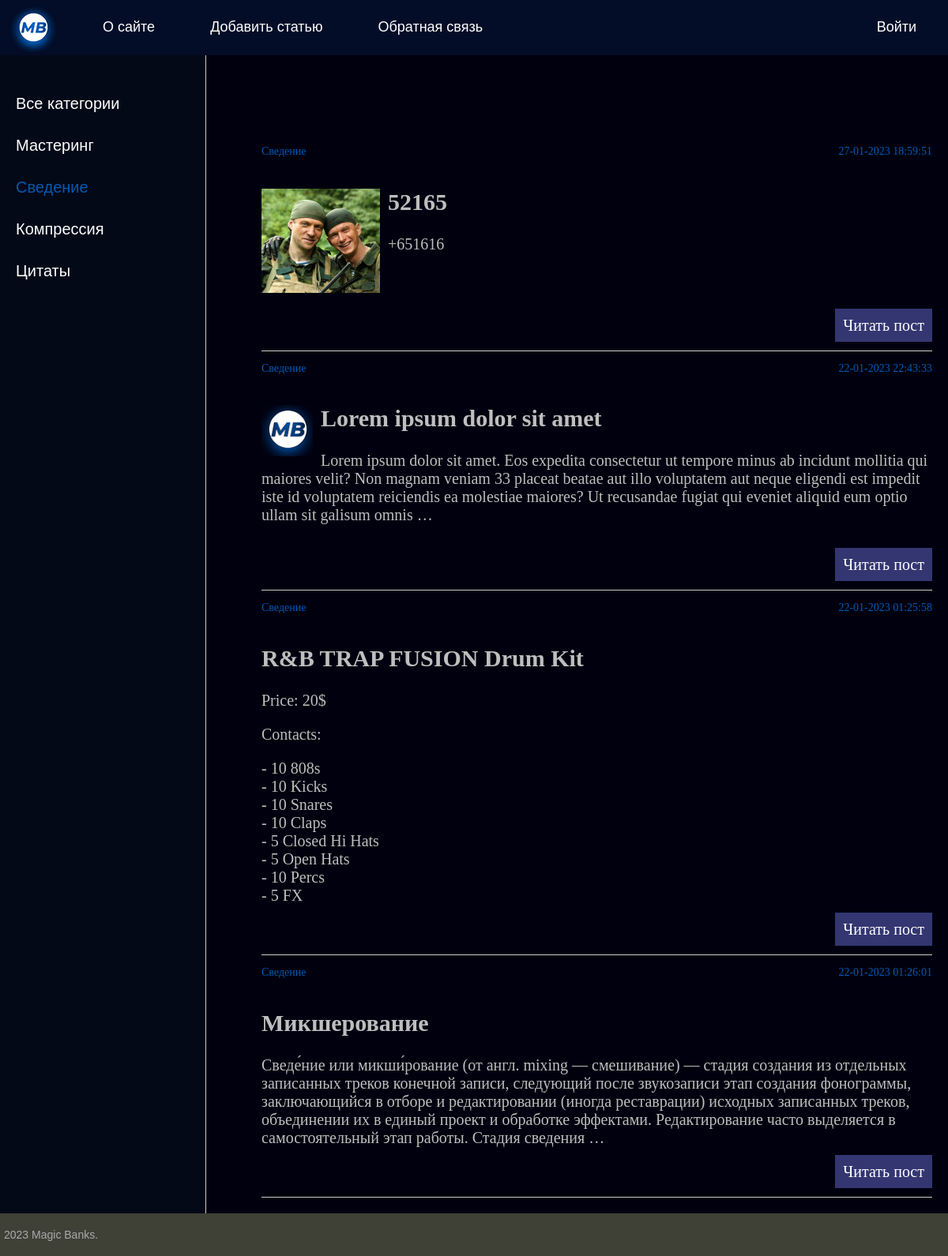
The app's page /category/2/ with its own data.
### notes/models.py (models this page shows, shortened)
class Category(models.Model):
    name = models.CharField(max_length=100, db_index=True, verbose_name='Категория') #создаём подкатегорию таблицы вумен, и привязываем её через ForeignKey в Notes
    def __str__(self):
        return self.name
    def get_absolute_url(self):
        return reverse('category', kwargs={'cat_id': self.pk})
    class Meta:
        verbose_name = 'Категории'
        verbose_name_plural = 'Категории'
        ordering = ['id']

class Notes(models.Model):
    title = models.CharField(max_length=255, verbose_name='Заголовок')
    content = models.TextField(blank=True, verbose_name='Текст статьи')
    photo = models.ImageField(upload_to="photos/%Y/%m/%d/", verbose_name='Фото')
    time_create = models.DateTimeField(auto_now_add=True, verbose_name='Время создания')
    time_update = models.DateTimeField(auto_now=True, verbose_name='Время изменения')
    is_published = models.BooleanField(default=True, verbose_name='Публикация')
    cat = models.ForeignKey('Category', on_delete=models.PROTECT, null=True, verbose_name='Категории')
    """ 1)models.PROTECT в случае удаления,
    записи Notes этой категории сохранятся.
    2)nul = True в случае если у нас есть какие-то записи в БД
    но они не привязаны к cat_id, будут заполняться
    нулями"""
    def get_absolute_url(self):
        return reverse('post', kwargs={'post_id': self.pk})
    class Meta:
        verbose_name = 'Записи'
        verbose_name_plural = 'Записи'
        ordering = ['-time_create', 'title']

### notes/views.py (the view)
# urls.py: path('category/<int:cat_id>/', show_category, name='category'),
def show_category(request, cat_id):
    posts = Notes.objects.filter(cat_id=cat_id)
    cats = Category.objects.all()
    if len(posts) == 0:
        raise Http404
    context = {
        'posts': posts,
        'cats': cats,
        'menu': menu,
        'title': 'Главная страница',
        'cat_selected': cat_id,
    }
    return render(request, 'notes/index.html', context=context)

### notes/templates/notes/index.html (shortened to what this page needs)
{% extends 'notes/base.html' %}
{% block content %}
<ul class="list-articles">
	{% for p in posts %}
	<div class="cat_date">
		<p class="first">{{p.cat}}</p>
		<p class="last">{{p.time_update|date:"d-m-Y H:i:s"}}</p>
	</div>
	<li>
{% if p.photo %}
		<p><img class="img-article-left thumb" src="{{p.photo.url}}"></p>
{% endif %}
		<h2>{{p.title}}</h2>
	{% autoescape on %}
	{{p.content|linebreaks|truncatewords:50}}
	{% endautoescape %}
			<p class="link-read-post"><a href="{{ p.get_absolute_url }}">Читать пост</a></p>
			</li>
	{% endfor %}
</ul>
{% endblock %}

### notes/templates/notes/base.html (shortened to what this page needs)
{% load static %}
<!DOCTYPE html>
<html>
<head>
	<link type="text/css" href="{% static 'notes/css/styles.css' %}" rel="stylesheet" />
</head>
<body>
<table class="table-page" border=0 cellpadding="0" cellspacing="0">
<tr><td valign=top>
{% block mainmenu %}
		<div class="header">
			<ul id="mainmenu" class="mainmenu">
			<li class="logo"><a href="{% url 'home' %}"><div class="logo"></div></a></li>
{% for m in menu %}
	{% if not forloop.last %}
			<li><a href="{% url m.url_name %}">{{m.title}}</a></li>
	{% else %}
			<li class="last"><a href="{% url m.url_name %}">{{m.title}}</a></li>
	{% endif %}
{% endfor %}
			</ul>
		</div>
{% endblock mainmenu %}
<table class="table-content" border=0 cellpadding="0" cellspacing="0">
<tr>
<td valign="top" class="left-chapters">
	<ul id="leftchapters">
{% if cat_selected == 0 %}
		<li class="selected">Все категории</li>
{% else %}
		<li><a href="{% url 'home' %}">Все категории</a></li>
{% endif %}
{% for c in cats %}
		{% if c.pk == cat_selected %}
	<li class="selected">{{ c.name }}</li>
	{% else %}
	<li><a href="{{ c.get_absolute_url }}">{{c.name}}</a></li>
	{% endif %}
{% endfor %}
	</ul>
</td>
<td valign="top" class="content">
	<div class="content-text">
{% block content %}
{% endblock %}
	</div>
</td></tr></table>
</td></tr>
<tr><td valign=top>
	<div id="footer">
		<p>2023 Magic Banks.</p>
	</div>
</td></tr></table>
</body>
</html>

### notes/static/notes/css/styles.css (style rules this page uses)
html, body { font-family: 'Arial'; margin: 0; padding: 0; height: 100%; width: 100%; color: #444; }
a { color: #0059b2; text-decoration: none; }
img { max-width: 600px; height: auto; }
img.img-article-left { max-width: 300px; height: auto; float: left; padding: 0 10px 10px 0; }
img.img-article-left.thumb { max-width: 150px; height: auto; }
p.link-read-post { text-align: right; }
p.link-read-post a { padding: 10px; min-width: 100px; background: #333671; color: #fff; text-decoration: none; }
ul.list-articles { list-style: none; margin: 0; padding: 0; }
ul.list-articles li { border-bottom: 1px solid #ccc; }
.table-page { width: 100%; height: 100%; vertical-align: top; }
.table-page tr { height: 100%; }
.header { background: #030d27; height: 70px; }
.logo { background: url('../images/logoset.png') no-repeat 10px 5px; width: 100px; height: 100px; }
ul.mainmenu { list-style: none; margin: 0; padding: 0; height: 70px; color: #fdc073; font-size: 18px; overflow: hidden; }
ul.mainmenu li { float: left; margin: 24px 40px 0 30px; }
ul.mainmenu li.logo { margin: 0; }
ul.mainmenu li.last { float: right; }
ul.mainmenu li a { color: #ffffff; text-decoration: none; }
.table-content { width: 100%; min-height: 100%; height: 100%; }
.left-chapters { margin: 0; background: #040918; border-right: 1px solid #ccc; min-height: 100%; }
.left-chapters ul { width: 230px; min-height: 100%; margin: 0; padding: 20px 10px 10px 20px; list-style: none; font-size: 20px; }
.left-chapters ul li { margin: 30px 0 0 0; color: #999; }
.left-chapters ul li.selected { color: #0059b2; }
.left-chapters ul li a { color: #fff; text-decoration: none; }
.content { padding: 40px 20px 20px 40px; width: 100%; box-sizing: border-box; background-color: #00000f; }
.content-text { margin: 60px 0 0 30px; color: #bebebe; font-size: 20px; font-family: Yandex Sans Display Light; }
#footer { box-sizing: border-box; background: #3F4137; padding: 5px; color: #aaa; font-size: 14px; font-family: Verdana, Geneva, Arial, Helvetica; text-align: left; overflow: hidden; }
.cat_date { display: flex; justify-content: space-between; font-size:14px; color: #0259b2; }

### records on screen
Category: name "Мастеринг"
Category: name "Сведение"
Category: name "Компрессия"
Category: name "Цитаты"
Notes: cat "Сведение", time_update "27-01-2023 18:59:51", photo (picture), title "52165", content "+651616"
Notes: cat "Сведение", time_update "22-01-2023 22:43:33", photo (picture), title "Lorem ipsum dolor sit amet", content "Lorem ipsum dolor sit amet. Eos expedita consectetur ut tempore minus ab incidunt mollitia qui maiores velit? Non magnam veniam 33 placeat beatae aut illo voluptatem aut neque eligendi est impedit iste id voluptatem reiciendis ea molestiae maiores? Ut recusandae fugiat qui eveniet aliquid eum optio ullam sit galisum omnis …"
Notes: cat "Сведение", time_update "22-01-2023 01:25:58", title "R&B TRAP FUSION Drum Kit", content "Price: 20$ Contacts: - 10 808s - 10 Kicks - 10 Snares - 10 Claps - 5 Closed Hi Hats - 5 Open Hats - 10 Percs - 5 FX"
Notes: cat "Сведение", time_update "22-01-2023 01:26:01", title "Микшерование", content "Сведе́ние или микши́рование (от англ. mixing — смешивание) — стадия создания из отдельных записанных треков конечной записи, следующий после звукозаписи этап создания фонограммы, заключающийся в отборе и редактировании (иногда реставрации) исходных записанных треков, объединении их в единый проект и обработке эффектами. Редактирование часто выделяется в самостоятельный этап работы. Стадия сведения …"

### other values on screen
{{ m.title }} "О сайте" "Добавить статью" "Обратная связь"
{{ m.title }} "Войти"
